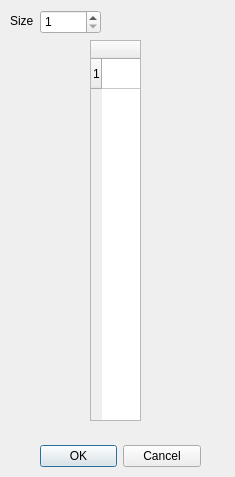
<?xml version="1.0" encoding="UTF-8"?>
<ui version="4.0">
 <class>Dialog</class>
 <widget class="QDialog" name="Dialog">
  <property name="geometry">
   <rect>
    <x>0</x>
    <y>0</y>
    <width>235</width>
    <height>477</height>
   </rect>
  </property>
  <property name="windowTitle">
   <string>Dialog</string>
  </property>
  <widget class="QDialogButtonBox" name="buttonBox">
   <property name="geometry">
    <rect>
     <x>40</x>
     <y>440</y>
     <width>161</width>
     <height>32</height>
    </rect>
   </property>
   <property name="orientation">
    <enum>Qt::Horizontal</enum>
   </property>
   <property name="standardButtons">
    <set>QDialogButtonBox::Cancel|QDialogButtonBox::Ok</set>
   </property>
  </widget>
  <widget class="QLabel" name="vector_size_label">
   <property name="geometry">
    <rect>
     <x>10</x>
     <y>10</y>
     <width>31</width>
     <height>21</height>
    </rect>
   </property>
   <property name="text">
    <string>Size</string>
   </property>
  </widget>
  <widget class="QSpinBox" name="vector_size_spinbox">
   <property name="geometry">
    <rect>
     <x>40</x>
     <y>10</y>
     <width>61</width>
     <height>24</height>
    </rect>
   </property>
   <property name="minimum">
    <number>1</number>
   </property>
   <property name="maximum">
    <number>20</number>
   </property>
  </widget>
  <widget class="QTableWidget" name="table_widget">
   <property name="geometry">
    <rect>
     <x>90</x>
     <y>40</y>
     <width>51</width>
     <height>381</height>
    </rect>
   </property>
   <property name="focusPolicy">
    <enum>Qt::ClickFocus</enum>
   </property>
   <property name="rowCount">
    <number>1</number>
   </property>
   <property name="columnCount">
    <number>1</number>
   </property>
   <row/>
   <column/>
  </widget>
 </widget>
 <resources/>
 <connections>
  <connection>
   <sender>buttonBox</sender>
   <signal>accepted()</signal>
   <receiver>Dialog</receiver>
   <slot>accept()</slot>
   <hints>
    <hint type="sourcelabel">
     <x>248</x>
     <y>254</y>
    </hint>
    <hint type="destinationlabel">
     <x>157</x>
     <y>274</y>
    </hint>
   </hints>
  </connection>
  <connection>
   <sender>buttonBox</sender>
   <signal>rejected()</signal>
   <receiver>Dialog</receiver>
   <slot>reject()</slot>
   <hints>
    <hint type="sourcelabel">
     <x>316</x>
     <y>260</y>
    </hint>
    <hint type="destinationlabel">
     <x>286</x>
     <y>274</y>
    </hint>
   </hints>
  </connection>
 </connections>
</ui>
